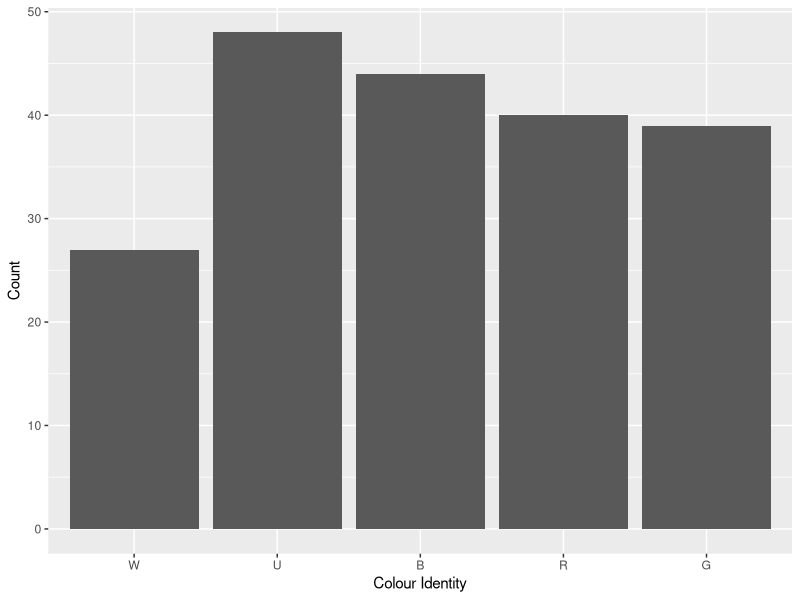
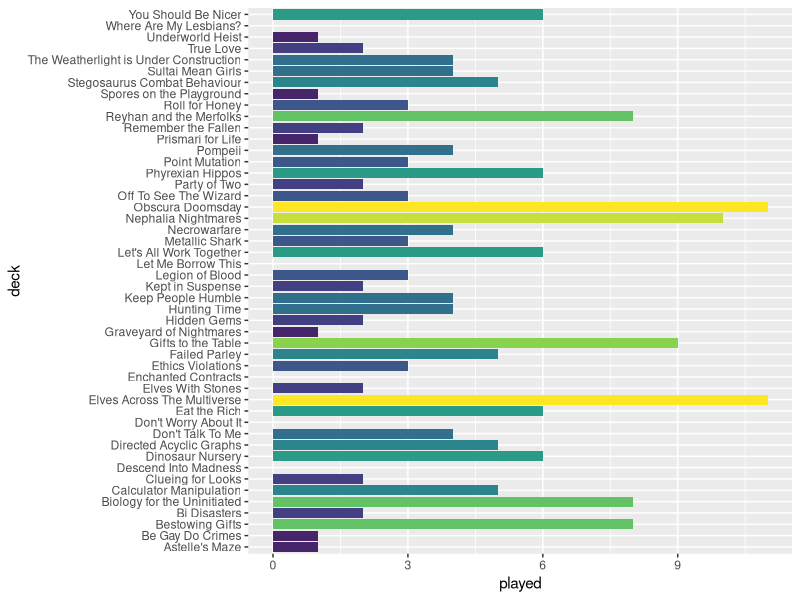
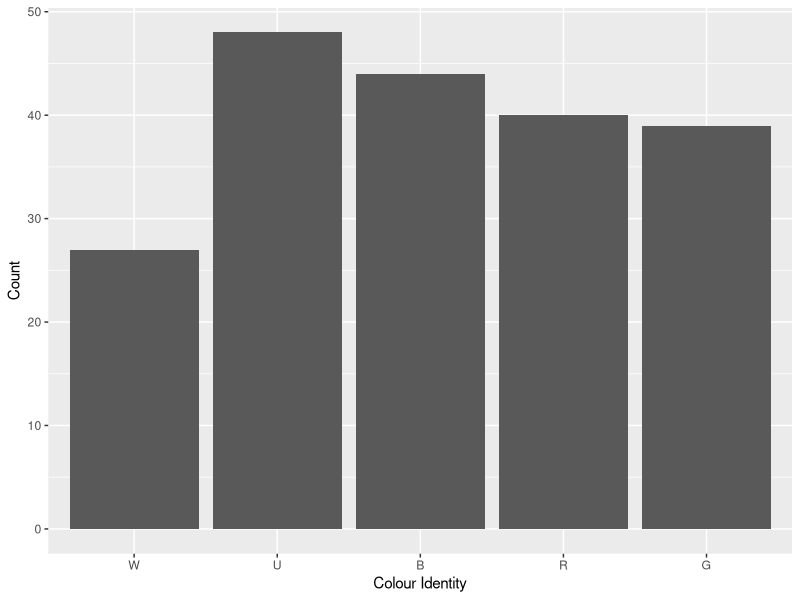
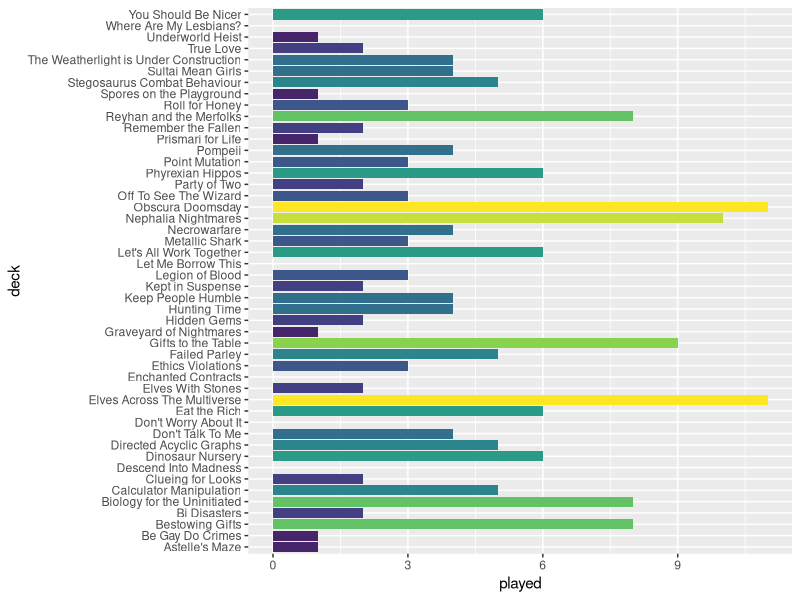

Here is the R script that generated these plots, in order:
library(forcats)
library(tidyverse)
library(viridis)

decks<-data.frame(structure(list(deck=character(),commander=character(),power=factor(),played=numeric(),priority=factor(),W=logical(),U=logical(),B=logical(),R=logical(),G=logical(),artist=character())))
decks<-decks%>%#priority 6: Tournament cEDH
  add_row(deck="Obscura Doomsday",commander="Toluz",power="10",played=11,priority="8",W=T,U=T,B=T,R=F,G=F,artist="Donato Giancola")%>% 
  add_row(deck="Sultai Mean Girls",commander="Sidisi",power="9",played=4,priority="8",W=F,U=T,B=T,R=F,G=T,artist="Karl Kopinski")%>%
  add_row(deck="The Weatherlight is Under Construction",commander="Jhoira",power="9",played=4,priority="8",W=F,U=T,B=F,R=T,G=F,artist="Lisa Heidhoff")%>%
  add_row(deck="Underworld Heist",commander="Cormela",power="9",played=1,priority="8",W=F,U=T,B=T,R=T,G=F,artist="Bram Sels")%>%# priority 7: LGS high power 
  add_row(deck="Reyhan and the Merfolks",commander="Thrasios & Reyhan",power="7",played=8,priority="7",W=F,U=T,B=T,R=F,G=T,artist="Josu Hernaiz,Chris Rallis") %>%
  add_row(deck="Nephalia Nightmares",commander="Jeleva",power="7",played=10,priority="7",W=F,U=T,B=T,R=T,G=F,artist="Cynthia Sheppard")%>% 
  # priority 6: LGS low power 
  add_row(deck="Astelle's Maze",commander="Nine-Fingers Keene",power="5",played=1,priority="6",W=F,U=T,B=T,R=F,G=T,artist="Nils Hamm")%>%
  add_row(deck="Bi Disasters",commander="Kamber & Laurine",power="5",played=2,priority="6",W=F,U=F,B=T,R=T,G=F,artist="Andrey Kuzinskiy,Andrey Kuzinskiy")%>%
  add_row(deck="Clueing for Looks",commander="Tocasia",power="6",played=2,priority="2",W=T,U=T,B=F,R=F,G=T,artist="Lie Setiawan")%>% 
  add_row(deck="Descend Into Madness",commander="Evelyn",power="5",played=0,priority="6",W=F,U=T,B=T,R=T,G=F,artist="Marta Nael") %>%
  add_row(deck="Elspeth of the Nine Realms",commander="Quintorius",power="5",played=0,priority="1",W=T,U=F,B=F,R=T,G=F,artist="Bryan Sola")%>%
  add_row(deck="Ethics Violations",commander="Volrath",power="6",played=3,priority="6",W=F,U=T,B=T,R=F,G=T,artist="Heonhwa Choe")%>%
  add_row(deck="Failed Parley",commander="Phabine",power="5",played=5,priority="6",W=F,U=T,B=T,R=F,G=T,artist="Ryan Pancoast")%>%
  add_row(deck="Gifts to the Table",commander="Parnesse",power="6",played=9,priority="6",W=F,U=T,B=T,R=T,G=F,artist="Svetlin Velinov")%>%
  add_row(deck="Graveyard of Nightmares",commander="Beamtown Bullies",power="5",played=1,priority="6",W=F,U=F,B=T,R=T,G=T,artist="Tyler Jacobson")%>%
  add_row(deck="Keep People Humble",commander="Ivy",power="5",played=4,priority="6",W=F,U=T,B=F,R=F,G=T,artist="Evyn Fong") %>% 
  add_row(deck="Let Me Borrow This",commander="Rubinia",power="5",played=0,priority="6",W=T,U=T,B=F,R=F,G=T,artist="Cynthia Sheppard")%>%
  add_row(deck="Let's All Work Together",commander="Sen Triplets",power="6",played=6,priority="6",W=T,U=T,B=T,R=F,G=F,artist="Greg Staples")%>%
  add_row(deck="Party of Two",commander="Minthara",power="5",played=2,priority="6",W=T,U=F,B=T,R=F,G=F,artist="Evyn Fong")%>%
  add_row(deck="Point Mutation",commander="Otrimi",power="5",played=3,priority="6",W=T,U=T,B=F,R=F,G=T,artist="Victor Adame Minguez") %>%
  add_row(deck="Remember the Fallen",commander="Rayami",power="5",played=2,priority="6",W=F,U=T,B=T,R=F,G=T,artist="Kieran Yanner") %>%
  add_row(deck="True Love",commander="Regna & Krav",power="5",played=2,priority="6",W=T,U=F,B=T,R=F,G=F,artist="Randy Vargas,Randy Vargas")%>%  
  add_row(deck="Where Are My Lesbians?",commander="Ikra & Kydele ",power="5",played=0,priority="6",W=F,U=T,B=T,R=F,G=T,artist="Josu Hernaiz,Bastien L. Deharme")%>%
  # priority 5: Oathbreaker 
  add_row(deck="Don't Worry About It",commander="Lukka",power="5",played=0,priority="5",W=F,U=F,B=F,R=T,G=T,artist="Chase Stone") %>%
  # priority 5: Tiny Leaders 
  add_row(deck="Enchanted Contracts",commander="Leovold",power="5",played=0,priority="5",W=F,U=T,B=T,R=F,G=T,artist="Magali Villeneuve") %>%
  # priority 4: pauper 
  add_row(deck="Challenger",commander="Mr Orfeo",power="4",played=1,priority="1",W=F,U=F,B=T,R=T,G=T,artist="Daarken")%>%
  # priority 3: non-tournament cEDH 
  add_row(deck="Metallic Shark",commander="Shabraz & Brallin",power="9",played=3,priority="4",W=F,U=T,B=T,R=T,G=F,artist="Paul Scott Canavanm,Paul Scott Canavan")%>%  
  add_row(deck="Pompeii",commander="Gallia",power="9",played=4,priority="4",W=F,U=F,B=F,R=T,G=T,artist="Johannes Voss")%>% 
  # priority 2: Casual and Proxied 
  add_row(deck="Be Gay Do Crimes",commander="Vadrik",power="5",played=1,priority="2",W=F,U=T,B=F,R=T,G=F,artist="Kieran Yanner")%>%
  add_row(deck="Bestowing Gifts",commander="Kestia",power="5",played=8,priority="2",W=F,U=T,B=F,R=F,G=T,artist="Zezhou Chen")%>%
  add_row(deck="Biology for the Uninitiated",commander="Runo",power="5",played=8,priority="2",W=F,U=T,B=T,R=F,G=F,artist="Xiaobotong")%>%  
  add_row(deck="Calculator Manipulation",commander="Obeka",power="6",played=5,priority="2",W=F,U=T,B=T,R=T,G=F,artist="Jesper Ejsing")%>% 
  add_row(deck="Dinosaur Nursery",commander="Gavi",power="6",played=6,priority="2",W=T,U=T,B=F,R=T,G=F,artist="Randy Vargas")%>%  
  add_row(deck="Directed Acyclic Graphs",commander="Alesha",power="5",played=5,priority="2",W=T,U=F,B=T,R=T,G=F,artist="Winona Nelson")%>%  
  add_row(deck="Don't Talk To Me",commander="Florian",power="5",played=4,priority="2",W=F,U=F,B=T,R=T,G=F,artist="Justine Cruz")%>% 
  add_row(deck="Eat the Rich",commander="Silvar & Trynn",power="6",played=6,priority="2",W=T,U=F,B=T,R=T,G=F,artist="Jesper Ejsing,Jesper Ejsing")%>%
  add_row(deck="Elves Across The Multiverse",commander="Abomination of Llanowar",power="7",played=11,priority="2",W=F,U=F,B=T,R=F,G=T,artist="Vincent Proce")%>%  
  add_row(deck="Elves With Stones",commander="Akiri & Miara",power="6",played=2,priority="2",W=T,U=F,B=T,R=T,G=F,artist="David Gaillet,Johannes Voss")%>%  
  add_row(deck="Hidden Gems",commander="Kadena",power="5",played=2,priority="2",W=F,U=T,B=T,R=F,G=T,artist="Caio Monteiro")%>%
  add_row(deck="Hunting Time",commander="Neyith",power="6",played=4,priority="2",W=F,U=F,B=F,R=T,G=T,artist="Magali Villeneuve")%>%
  add_row(deck="Kept in Suspense",commander="Illuna",power="5",played=2,priority="2",W=F,U=T,B=F,R=T,G=T,artist="Chris Rahn")%>%
  add_row(deck="Legion of Blood",commander="Licia",power="6",played=3,priority="2",W=T,U=F,B=T,R=T,G=F,artist="Magali Villeneuve")%>%
  add_row(deck="Necrowarfare",commander="Gisa and Geralf",power="5",played=4,priority="2",W=F,U=T,B=T,R=F,G=F,artist="Karla Ortiz")%>%
  add_row(deck="Off To See The Wizard",commander="Inalla",power="5",played=3,priority="2",W=F,U=T,B=T,R=T,G=F,artist="Yongjae Choi")%>%
  add_row(deck="Phyrexian Hippos",commander="Perrie with Keruga",power="6",played=6,priority="2",W=T,U=T,B=F,R=F,G=T,artist="Joshua Raphael,Dan Scott") %>%
  add_row(deck="Prismari for Life",commander="Galazeth Prismari",power="5",played=1,priority="2",W=F,U=T,B=F,R=T,G=F,artist="Iain McCaig")%>%
  add_row(deck="Roll for Honey",commander="Xira",power="5",played=3,priority="2",W=F,U=F,B=T,R=T,G=T,artist="Mila Pesic") %>%
  add_row(deck="Spores on the Playground",commander="Tana & Keskit",power="5",played=1,priority="2",W=F,U=T,B=T,R=F,G=T,artist="Magali Villeneuve,Yongjae Choi") %>% 
  add_row(deck="Stegosaurus Combat Behaviour",commander="Kalamax",power="2",played=5,priority="2",W=F,U=T,B=F,R=T,G=T,artist="Nicholas Gregory") %>%
  add_row(deck="You Should Be Nicer",commander="Atla",power="6",played=6,priority="2",W=T,U=F,B=F,R=T,G=T,artist="Ekaterina Burmak")%>%  #priority 1: unsleeved and unfinished
  add_row(deck="Allies of the Realm",commander="Mike & Lucas",power="5",played=0,priority="1",W=T,U=T,B=F,R=T,G=T,artist="Colin Boyer,Greg Staples")%>%
  add_row(deck="Bad Vibes",commander="Mishra",power="5",played=0,priority="1",W=F,U=T,B=T,R=T,G=F,artist="Randy Vargas")%>%
  add_row(deck="Collector's Edition",commander="Pharika",power="5",played=0,priority="1",W=F,U=F,B=T,R=F,G=T,artist="Jason A. Engle")%>% 
  add_row(deck="Cull The Unworthy",commander="Tasigur",power="5",played=0,priority="1",W=F,U=T,B=T,R=F,G=T,artist="Chris Rahn")%>% 
  add_row(deck="Cursed Gold",commander="Lynde",power="4",played=0,priority="1",W=F,U=T,B=F,R=T,G=F,artist="Anna Steinbauer")%>%    
  add_row(deck="Defending Fblthp",commander="Fblthp",power="4",played=0,priority="1",W=F,U=T,B=F,R=F,G=F,artist="Jesper Ejsing")%>%
  add_row(deck="Descend into Madness",commander="Anhelo",power="4",played=0,priority="1",W=F,U=T,B=T,R=T,G=F,artist="Aurore Folny")%>%
  add_row(deck="Distinguished Lesbians",commander="Beckett-Brass",power="5",played=0,priority="1",W=F,U=T,B=T,R=T,G=F,artist="Jason Rainville")%>%
  add_row(deck="Dynaheir's Honour Guard",commander="Dynaheir with Zira",power="5",played=0,priority="1",W=T,U=T,B=F,R=T,G=F,artist="Caroline Gariba,Jesper Ejsing")%>%   
  add_row(deck="Exalted Glimpses",commander="Ayesha",power="5",played=0,priority="1",W=T,U=T,B=F,R=F,G=F,artist="Aurore Folny")%>%  
  add_row(deck="Gender is a Construct",commander="Alharu & Silas",power="5",played=0,priority="1",W=T,U=T,B=T,R=F,G=F,artist="Chris Rallis,Joseph Meehan")%>%
  add_row(deck="Giving Goats Away",commander="Zedruu",power="5",played=0,priority="1",W=T,U=T,B=F,R=T,G=F,artist="Mark Zug")%>%
  add_row(deck="Iwan Iwanowitsch Goratschin",commander="Ruric Thar",power="5",played=0,priority="1",W=F,U=F,B=F,R=T,G=T,artist="Tyler Jacobson")%>%
  add_row(deck="Ixhel's Creations",commander="Ixhel",power="5",played=0,priority="1",W=T,U=F,B=T,R=F,G=T,artist="Campbell White")%>%
  add_row(deck="Jasmine Reads Adventures",commander="Jasmine",power="5",played=0,priority="1",W=T,U=F,B=F,R=F,G=T,artist="Bastien L. Deharme")%>%
  add_row(deck="Knights of the Shire",commander="Mazzy",power="5",played=0,priority="1",W=T,U=F,B=F,R=T,G=T,artist="Justyna Dura")%>%
  add_row(deck="Creteaceous Beasts",commander="Nethroi with Kaheera",power="5",played=0,priority="1",W=T,U=F,B=T,R=F,G=T, artist="Slawomir Maniak,Ryan Pancoast")%>%
  add_row(deck="Pride was a Riot",commander="Kynaios & Tiro",power="5",played=0,priority="1",W=T,U=T,B=F,R=T,G=T,artist="Willian Murai")%>%
  add_row(deck="Release the Gremlins",commander="Wasitora",power="5",played=0,priority="1",W=F,U=F,B=T,R=T,G=T,artist="Cynthia Sheppard") %>%
  add_row(deck="Runic Lore",commander="Gretchen",power="9",played=0,priority="1",W=F,U=T,B=F,R=T,G=T,artist="Mila Pesic")%>%
  add_row(deck="Guardian of the Lost",commander="Ghave",power="5",played=0,priority="1",W=T,U=F,B=T,R=F,G=T,artist="James Paick")%>%
  add_row(deck="Unspeakable Horrors",commander="Kodama & Ghost of Ramirez",power="5",played=0,priority="1",W=F,U=T,B=F,R=F,G=T,artist="Daarken,Grzegorz Rutkowski")%>%  
  add_row(deck="Women in STEM",commander="Sophina & Cecily",power="5",played=0,priority="1",W=T,U=T,B=T,R=T,G=F,artist="Bartek Fedyczak,Anastasia Balakchina")

decks%>%filter(W==T & B==T & R==T)
# colour distibution
W<-decks%>%filter(W==T)%>%count()%>%pull(n)
U<-decks%>%filter(U==T)%>%count()%>%pull(n)
B<-decks%>%filter(B==T)%>%count()%>%pull(n)
R<-decks%>%filter(R==T)%>%count()%>%pull(n)
G<-decks%>%filter(G==T)%>%count()%>%pull(n)
colour<-c(W,U,B,R,G)
identity<-c("W","U","B","R","G")
colours<-cbind(colour,identity)
colours<-as.data.frame(colours)
colours<-colours%>%mutate(colour=as.numeric(colour))
col<-colours%>%ggplot(aes(x=fct_inorder(identity),colour))+
          geom_bar(stat="identity")+
          xlab("Colour Identity")+
          ylab("Count")
col 
ggsave("col.png")

#deck stats 
games<-decks%>%filter(priority!="1"&!is.na(priority))%>%ggplot(aes(played,deck,fill=played))+
        geom_bar(stat="identity")+
        scale_fill_viridis_c()+
        theme(legend.position="none")
games
ggsave(filename ="played.png",width=3000,height =2255, dpi=300,units="px",device='png')
head(decks)
# powerlevel
decks%>%filter(priority!="0")%>%group_by(power)%>%count()
# playable decks
decks%>%filter(priority!="1"&!is.na(priority))%>%count()

buildme<-decks%>%filter(priority=="1")
buildme%>%pull(commander)
# wishlist (This is currently a little behind)

proxies<- as.data.frame(read.csv("proxies.csv",header=T))
proxies%>%dplyr::filter(str_detect(Decks,"Atla Palani"))%>%pull(Card)# example looking for cards I need to Atla 

artists<-decks%>%separate_rows(artist,sep=',')%>%group_by(artist)%>%summarise(n=n())%>%arrange(desc(n))
artists
decks%>%dplyr::filter(str_detect(artist,"Jesper Ejsing"))%>%arrange(commander)%>%pull(commander)

# filter by colour
decks%>%dplyr::filter(B==T)%>%pull(commander)
